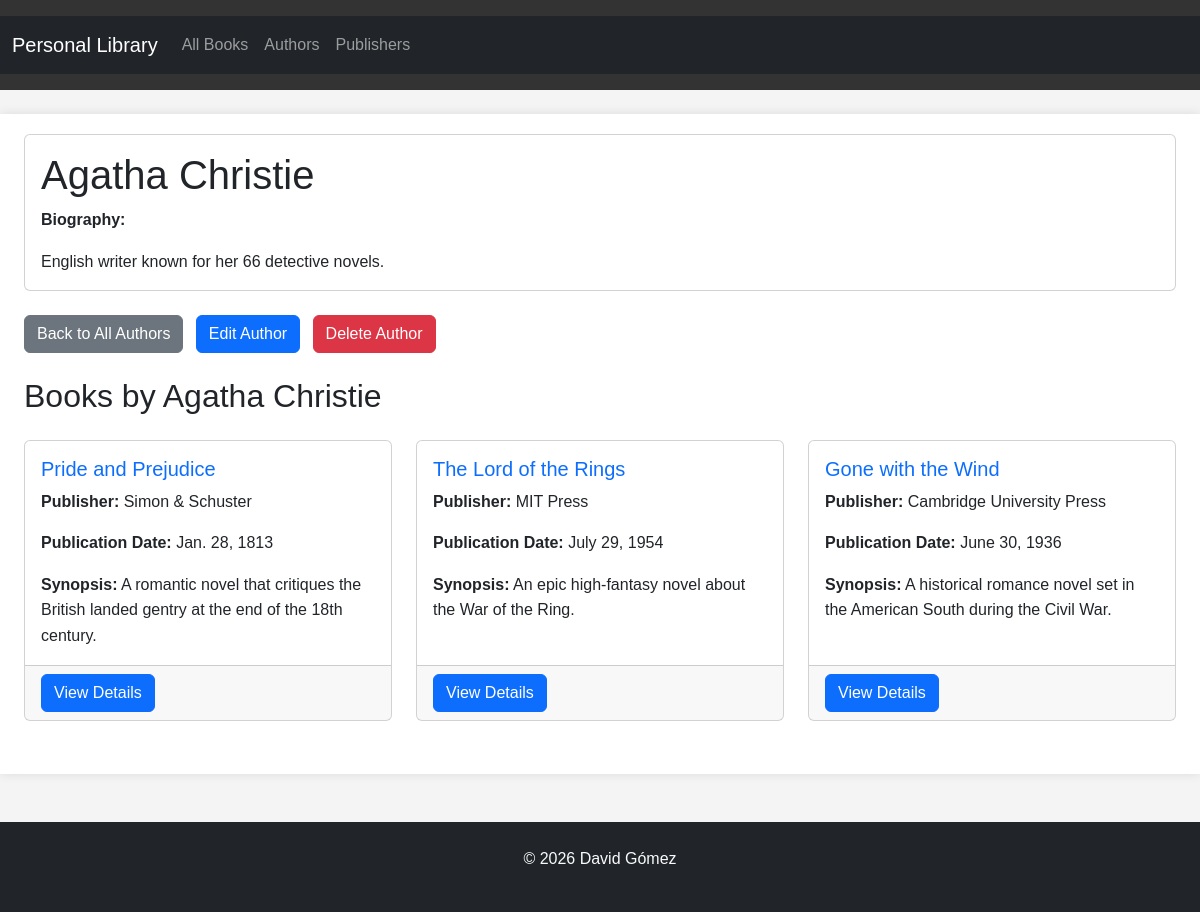
Page /authors/5/ on the earlier database version.
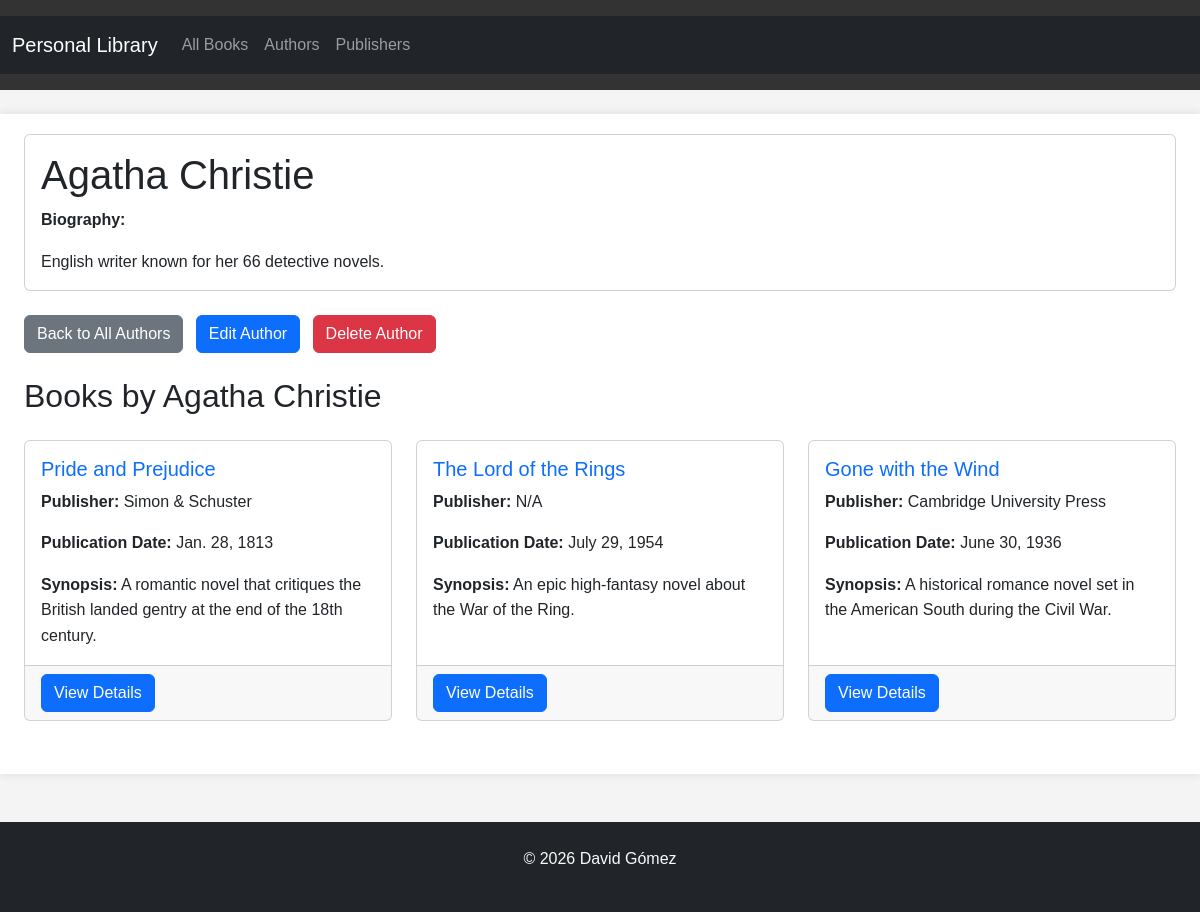
Same page on the later database version.
### core/models.py (models this page shows, shortened)
class Author(models.Model):
    name = models.CharField(max_length=200)
    biography = models.TextField(blank=True, null=True)

class Book(models.Model):
    title = models.CharField(max_length=200)
    author = models.ForeignKey(Author, on_delete=models.CASCADE)
    publisher = models.ForeignKey(Publisher, on_delete=models.SET_NULL, blank=True, null=True)
    synopsis = models.TextField()
    publication_date = models.DateField()
    cover_image = models.ImageField(upload_to='book_covers/', blank=True, null=True)

class Publisher(models.Model):
    name = models.CharField(max_length=200)
    country = models.CharField(max_length=100, blank=True, null=True)

### core/_views/authors.py (the view)
# urls.py: path("authors/<int:author_id>/", author_views.author_detail, name="author_detail"),
def author_detail(request, author_id):
    author = get_object_or_404(Author, id=author_id)
    context = {
        'author': author
    }
    return render(request, 'core/author_detail.html', context)

### core/templates/core/author_detail.html (shortened to what this page needs)
{% extends 'core/base.html' %}
{% block content %}
<div class="container">
    <div class="card mb-4">
        <div class="card-body">
            <h1 class="card-title">{{ author.name }}</h1>
            <p class="card-text"><strong>Biography:</strong></p>
            <p class="card-text">{{ author.biography|default:"No biography available" }}</p>
        </div>
    </div>
    <div class="author-actions mb-4">
        <a href="/authors/" class="btn btn-secondary me-2">Back to All Authors</a>
        <a href="/authors/edit/{{ author.id }}/" class="btn btn-primary me-2">Edit Author</a>
        <a href="#" onclick="deleteAuthor({{ author.id }}); return false;" class="btn btn-danger">Delete Author</a>
    </div>
    <div class="author-books">
        <h2 class="mb-4">Books by {{ author.name }}</h2>
        {% with author.book_set.all as books %}
            {% if books %}
                <div class="row">
                    {% for book in books %}
                        <div class="col-md-4 mb-4">
                            <div class="card h-100">
                                <div class="card-body">
                                    <h5 class="card-title">
                                        <a href="/books/{{ book.id }}/" class="text-decoration-none">{{ book.title }}</a>
                                    </h5>
                                    <p class="card-text"><strong>Publisher:</strong> {{ book.publisher.name|default:"N/A" }}</p>
                                    <p class="card-text"><strong>Publication Date:</strong> {{ book.publication_date }}</p>
                                    <p class="card-text"><strong>Synopsis:</strong> {{ book.synopsis|truncatewords:20 }}</p>
                                </div>
                                <div class="card-footer">
                                    <a href="/books/{{ book.id }}/" class="btn btn-primary">View Details</a>
                                </div>
                            </div>
                        </div>
                    {% endfor %}
                </div>
            {% else %}
                <div class="alert alert-info">
                    <p class="mb-0">No books by this author in the library yet.</p>
                </div>
            {% endif %}
        {% endwith %}
    </div>
</div>
{% endblock %}

### core/templates/core/base.html (shortened to what this page needs)
{% load static %}
<!DOCTYPE html>
<html lang="en">
<head>
    <link href="https://cdn.jsdelivr.net/npm/bootstrap@5.3.0/dist/css/bootstrap.min.css" rel="stylesheet">
    <link rel="stylesheet" type="text/css" href="{% static 'css/style.css' %}">
</head>
<body>
    <header>
        {% block header %}
          <nav class="navbar navbar-expand-lg navbar-dark bg-dark">
            <div class="container-fluid">
              <a class="navbar-brand" href="/">Personal Library</a>
              <div class="collapse navbar-collapse" id="navbarNav">
                <ul class="navbar-nav me-auto">
                  <li class="nav-item">
                    <a class="nav-link" href="/">All Books</a>
                  </li>
                  <li class="nav-item">
                    <a class="nav-link" href="/authors/">Authors</a>
                  </li>
                  <li class="nav-item">
                    <a class="nav-link" href="/publishers/">Publishers</a>
                  </li>
                </ul>
              </div>
            </div>
          </nav>
        {% endblock %}
    </header>
    <main class="container mt-4">
        {% block content %}{% endblock %}
    </main>
    <footer class="bg-dark text-light mt-5 py-4">
        {% block footer %}
        <div class="container text-center">
            <p>&copy; 2026 David Gómez</p>
        </div>
        {% endblock %}
    </footer>
</body>
</html>

### static/css/style.css (style rules this page uses)
body { font-family: Arial, sans-serif; margin: 0; padding: 0; line-height: 1.6; background-color: #f4f4f4; }
header { background-color: #333; color: white; padding: 1rem 0; }
main { max-width: 1200px; margin: 20px auto; padding: 0 20px; background-color: white; min-height: calc(100vh - 140px); padding: 20px; box-shadow: 0 0 10px rgba(0, 0, 0, 0.1); }
footer { background-color: #333; color: white; text-align: center; padding: 20px 0; margin-top: 20px; }
.container { max-width: 100%; }

Differences in the rows shown:
changed Book "The Lord of the Rings": publisher.name "MIT Press" → "N/A"
